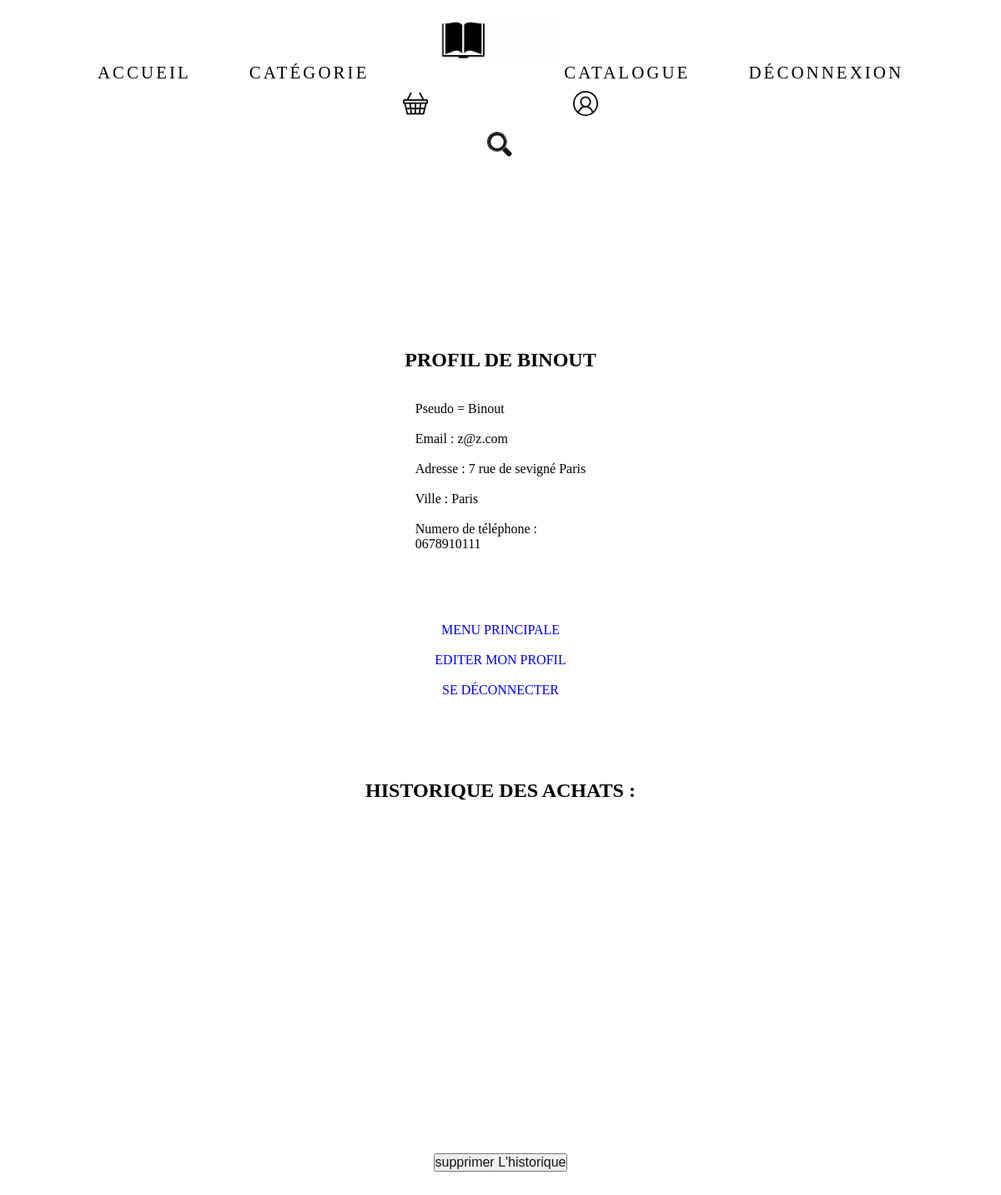
Page /profil.php (signed in) on the committed database.
### tables this page shows
CREATE TABLE IF NOT EXISTS `users` (
  `id` int(11) NOT NULL AUTO_INCREMENT,
  `pseudo` varchar(50) NOT NULL,
  `motdepasse` varchar(500) NOT NULL,
  `mail` varchar(50) NOT NULL,
  `adresse` varchar(50) DEFAULT NULL,
  `Telephone` varchar(20) DEFAULT NULL,
  `Ville` varchar(20) DEFAULT NULL,
  PRIMARY KEY (`id`)
);

### profil.php (the view, shortened to what this page needs)
<?php
    $host_name = 'db5003396802.hosting-data.io';
    $database = 'dbs2753258';
    $user_name = 'dbu2580113';
    $password = 'Bookybdd123$';
  try {
    $bdd = new PDO("mysql:host=$host_name; dbname=$database;", $user_name, $password);
  } catch (PDOException $e) {
    echo "Erreur!: " . $e->getMessage() . "<br/>";
    die();
  }
session_start(); ?>
<head>
<?php if (isset($_SESSION['id'])) {?>
        <?php
        $getid = intval($_SESSION['id']);
        $requser = $bdd->prepare('SELECT * FROM users WHERE id = ?');
        $requser->execute(array($getid));
        $userinfo = $requser->fetch();
        ?>
        <link rel="stylesheet" href="style/navbar.css">
        <link rel="stylesheet" href="style/profil.css">
        <link rel="stylesheet" href="style/footer.css">
        <link rel="stylesheet" href="style/navbar_resize.css">
    </head>
<body>
    <?php include("piece_design/menu.php"); ?>
    <?php include("piece_design/navbar_resize.php"); ?>
    <div class="sec1">
        <div class="container">
            <div class="card">
                <div class="container_left_up">
                    <div class="form_container">
                        <?php
                        if (isset($_SESSION['id']) and $userinfo['id'] == $_SESSION['id']) {
                        ?>
                            <a href="index.php">menu principale</a></br>
                            <a href="persona.php">Editer mon profil</a></br>
                            <a href="deco.php">Se déconnecter</a>
                        <?php
                        }
                        ?>
                    </div>
                    <div class="container_left">
                        <h2>Profil de <?php echo $userinfo['pseudo']; ?></h2>
                        <br /><br />
                        Pseudo = <?php echo $userinfo['pseudo']; ?>
                        <br /><br>
                        Email : <?php echo $userinfo['mail']; ?>
                        <br /><br>
                        Adresse :
                        <?php if ($userinfo['adresse'] == NULL) {
                            echo "Aucune adresse enregistré";
                        } else {
                            echo $userinfo['adresse'] . " " . $userinfo['Ville'];
                        } ?>
                        <br><br>
                        Ville :
                        <?php if ($userinfo['Ville'] == NULL) {
                            echo "Aucun pays enregistré";
                        } else {
                            echo $userinfo['Ville'];
                        } ?>
                        <br><br>
                        Numero de téléphone :<br>
                        <?php if ($userinfo['Telephone'] == NULL) {
                            echo "Aucun numero de telephone enregistré";
                        } else {
                            echo $userinfo['Telephone'];
                        } ?>
                        <br><br><br><br><br><br>
                    </div>
                </div>
                <div class="container_right">
                    <h2>historique des achats :</h2>
                    <div class="div1">
                        <div class="div2">
                        </div>
                    </div>
                    <form method="POST" action="">
                     <input type="submit" name=supp value="supprimer L'historique" />
                  </form>
                </div>
            </div>
        </div>
    </div>
</body>
<?php
} else {
   header("Location: conn2.php");
}
?>
</html>

### style/navbar.css (style rules this page uses)
button, input { font: 1em Hind, sans-serif; line-height: 1.5em; }
input { color: #171717; }

### style/profil.css (style rules this page uses)
.div1 { width: 100%; border-width: 1px; border-radius: 50px; border-color: rgb(255, 255, 255); font-family: Georgia; font-size: 10pt; color: rgb(0, 0, 0); }
.div2 { background-color: rgb(255, 255, 255); height: 355px; overflow: auto; margin-left: 1px; margin-top: 30px; margin-right: 1px; padding: 15px; border-radius: 50px; border-style: solid; border-color: rgb(255, 255, 255); }
* { margin: 0; padding: 0; list-style: none; text-decoration: none; font-family: "poppins"; scroll-behavior: smooth; }
h1, h2, h3, h4, h5, h6, button, a { font-family: "poppins"; text-transform: uppercase; }
body { width: auto; margin: 0 auto; }
.sec1 { width: 100%; height: 40%; display: flex; justify-content: center; }
@media (max-width: 1350px) { .sec1 { width: 100%; height: 140%; display: flex; justify-content: center; margin-top: 50px; } }
.sec1 .container { width: 100%; height: 100%; display: flex; justify-content: center; justify-content: space-evenly; margin: 0 10px 0 10px; }
.sec1 .container .card { width: 1100px; height: 600px; display: flex; border-radius: 10px; margin: 50px 10px 0 10px; }
.sec1 .container .card .container_left_up { width: 50%; height: 100%; border-radius: 10px; position: relative; flex-direction: column; }
.sec1 .container .card .container_left { width: 100%; height: 100%; border-radius: 10px; display: flex; animation: shadow 3s infinite ease-in-out; background-color: rgb(255, 255, 255); flex-direction: column; justify-content: center; align-items: center; z-index: 1; }
.sec1 .container .card .container_left_up .form_container { z-index: 999; width: 100%; height: 92%; position: absolute; flex-direction: column; display: flex; padding-bottom: 100px; justify-content: flex-end; align-items: center; color: rgb(255, 255, 255); }
.container_right h2 { text-align: center; }
.sec1 .container .card .container_right { width: 50%; height: 100%; background-color: rgb(255, 255, 255); display: flex; flex-direction: column; justify-content: center; align-items: center; }
@media (max-width: 1350px) { .sec1 .container { width: 100%; height: 60%; display: flex; align-items: center; margin: 0 10px 0 10px; } }
@media (max-width: 1350px) { .sec1 .container .card { width: 1100px; height: 600px; display: flex; flex-direction: column; align-items: center; border-radius: 10px; margin: 0 10px 0 10px; } }
@media (max-width: 1350px) { .sec1 .container .card .container_left_up { width: 100%; height: 100%; margin-bottom: 50px; border-radius: 10px; position: relative; } }
@media (max-width: 1350px) { .sec1 .container .card .container_left { width: 100%; height: 600px; border-radius: 10px; display: flex; animation: shadow 3s infinite ease-in-out; background-color: rgb(255, 255, 255); flex-direction: column; justify-content: center; align-items: center; z-index: 1; } }
@media (max-width: 1350px) { .sec1 .container .card .container_right { width: 100%; height: 100%; background-color: rgb(255, 255, 255); display: flex; flex-direction: column; justify-content: center; align-items: center; } }

### rows in the picture
users: pseudo "BINOUT", pseudo "Binout", mail "z@z.com", adresse "7 rue de sevigné", Ville "Paris", Telephone "0678910111"
